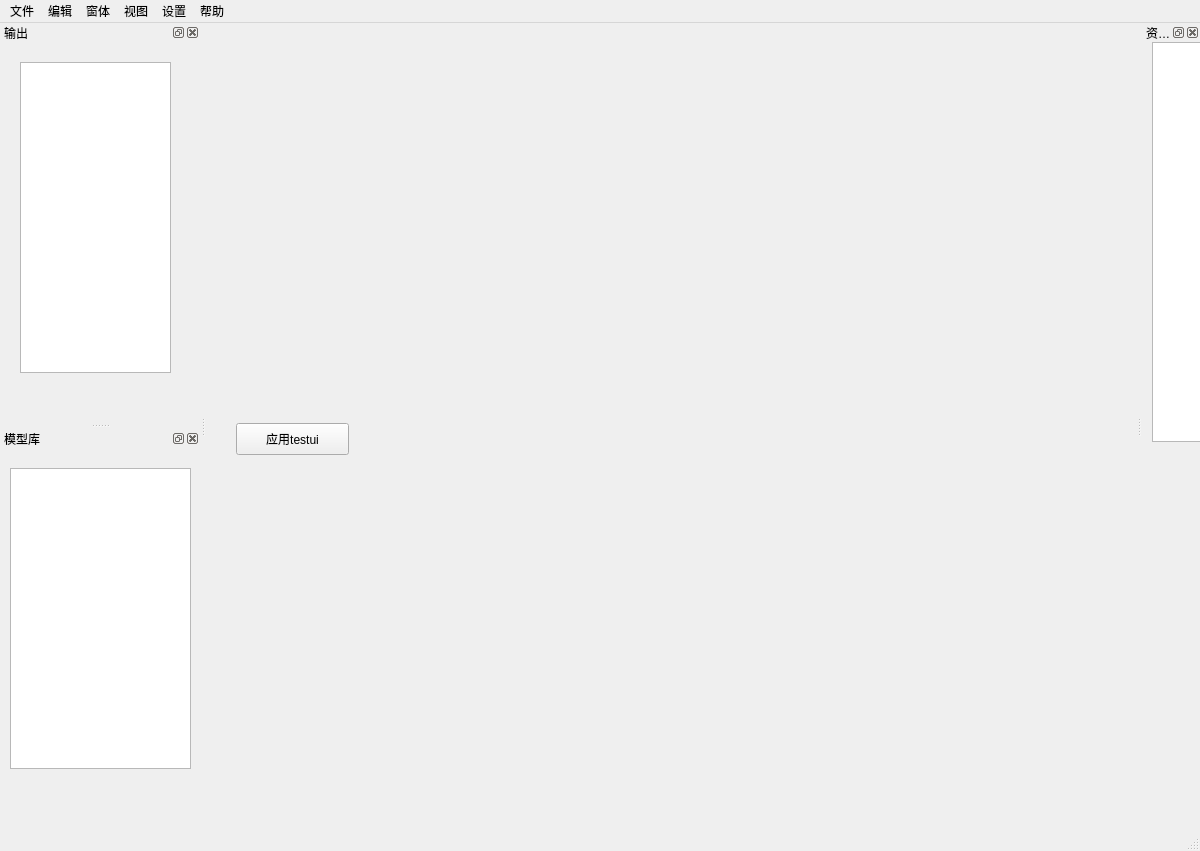
<?xml version="1.0" encoding="UTF-8"?>
<ui version="4.0">
 <class>Testui</class>
 <widget class="QMainWindow" name="Testui">
  <property name="geometry">
   <rect>
    <x>0</x>
    <y>0</y>
    <width>1200</width>
    <height>846</height>
   </rect>
  </property>
  <property name="windowTitle">
   <string>新建场景</string>
  </property>
  <widget class="QWidget" name="centralwidget">
   <widget class="QPushButton" name="pushButton">
    <property name="geometry">
     <rect>
      <x>30</x>
      <y>400</y>
      <width>113</width>
      <height>32</height>
     </rect>
    </property>
    <property name="text">
     <string>应用testui</string>
    </property>
   </widget>
  </widget>
  <widget class="QMenuBar" name="menubar">
   <property name="geometry">
    <rect>
     <x>0</x>
     <y>0</y>
     <width>1200</width>
     <height>24</height>
    </rect>
   </property>
   <widget class="QMenu" name="menu">
    <property name="title">
     <string>文件</string>
    </property>
    <addaction name="actionactionOpen"/>
    <addaction name="actionSave"/>
    <addaction name="actionQuit"/>
   </widget>
   <widget class="QMenu" name="menu_2">
    <property name="title">
     <string>编辑</string>
    </property>
    <addaction name="actionCancel"/>
    <addaction name="actionCopy"/>
    <addaction name="actionPaste"/>
    <addaction name="actionDelete"/>
    <addaction name="actionClip"/>
   </widget>
   <widget class="QMenu" name="menuc">
    <property name="title">
     <string>窗体</string>
    </property>
    <addaction name="actionNew"/>
   </widget>
   <widget class="QMenu" name="menu_3">
    <property name="title">
     <string>视图</string>
    </property>
    <addaction name="actionFullScreen"/>
    <addaction name="actionNormal"/>
   </widget>
   <widget class="QMenu" name="menu_4">
    <property name="title">
     <string>设置</string>
    </property>
    <addaction name="actionForward"/>
   </widget>
   <widget class="QMenu" name="menu_5">
    <property name="title">
     <string>帮助</string>
    </property>
    <addaction name="action_Qt"/>
    <addaction name="action_outApp"/>
   </widget>
   <addaction name="menu"/>
   <addaction name="menu_2"/>
   <addaction name="menuc"/>
   <addaction name="menu_3"/>
   <addaction name="menu_4"/>
   <addaction name="menu_5"/>
  </widget>
  <widget class="QStatusBar" name="statusbar"/>
  <widget class="QDockWidget" name="dockWidget">
   <property name="minimumSize">
    <size>
     <width>200</width>
     <height>400</height>
    </size>
   </property>
   <property name="windowTitle">
    <string>输出</string>
   </property>
   <attribute name="dockWidgetArea">
    <number>1</number>
   </attribute>
   <widget class="QWidget" name="dockWidgetContents">
    <widget class="QTableWidget" name="tableWidget">
     <property name="geometry">
      <rect>
       <x>20</x>
       <y>20</y>
       <width>151</width>
       <height>311</height>
      </rect>
     </property>
    </widget>
   </widget>
  </widget>
  <widget class="QDockWidget" name="dockWidget_2">
   <property name="windowTitle">
    <string>资源树</string>
   </property>
   <attribute name="dockWidgetArea">
    <number>2</number>
   </attribute>
   <widget class="QWidget" name="dockWidgetContents_2">
    <widget class="QTableWidget" name="tableWidget_2">
     <property name="geometry">
      <rect>
       <x>10</x>
       <y>0</y>
       <width>200</width>
       <height>400</height>
      </rect>
     </property>
     <property name="minimumSize">
      <size>
       <width>200</width>
       <height>400</height>
      </size>
     </property>
    </widget>
   </widget>
  </widget>
  <widget class="QDockWidget" name="dockWidget_3">
   <property name="minimumSize">
    <size>
     <width>200</width>
     <height>400</height>
    </size>
   </property>
   <property name="windowTitle">
    <string>模型库</string>
   </property>
   <attribute name="dockWidgetArea">
    <number>1</number>
   </attribute>
   <widget class="QWidget" name="dockWidgetContents_3">
    <widget class="QTableWidget" name="tableWidget_4">
     <property name="geometry">
      <rect>
       <x>10</x>
       <y>20</y>
       <width>181</width>
       <height>301</height>
      </rect>
     </property>
    </widget>
   </widget>
  </widget>
  <action name="actionactionOpen">
   <property name="icon">
    <iconset resource="TestUI.qrc">
     <normaloff>:/Resources/icon/folder-open.png</normaloff>:/Resources/icon/folder-open.png</iconset>
   </property>
   <property name="text">
    <string>打开</string>
   </property>
   <property name="toolTip">
    <string>打开</string>
   </property>
  </action>
  <action name="actionSave">
   <property name="icon">
    <iconset resource="TestUI.qrc">
     <normaloff>:/Resources/icon/save.png</normaloff>:/Resources/icon/save.png</iconset>
   </property>
   <property name="text">
    <string>保存</string>
   </property>
   <property name="toolTip">
    <string>保存</string>
   </property>
   <property name="shortcut">
    <string>Ctrl+S</string>
   </property>
  </action>
  <action name="actionQuit">
   <property name="icon">
    <iconset resource="TestUI.qrc">
     <normaloff>:/Resources/icon/remove.png</normaloff>:/Resources/icon/remove.png</iconset>
   </property>
   <property name="text">
    <string>退出</string>
   </property>
   <property name="toolTip">
    <string>退出</string>
   </property>
   <property name="shortcut">
    <string>Ctrl+Q</string>
   </property>
  </action>
  <action name="actionFullScreen">
   <property name="checkable">
    <bool>true</bool>
   </property>
   <property name="icon">
    <iconset resource="TestUI.qrc">
     <normaloff>:/Resources/icon/fullscreen.png</normaloff>:/Resources/icon/fullscreen.png</iconset>
   </property>
   <property name="text">
    <string>全屏</string>
   </property>
   <property name="toolTip">
    <string>全屏</string>
   </property>
   <property name="shortcut">
    <string>Ctrl+F</string>
   </property>
  </action>
  <action name="actionNormal">
   <property name="icon">
    <iconset resource="TestUI.qrc">
     <normaloff>:/Resources/icon/rotate-right.png</normaloff>:/Resources/icon/rotate-right.png</iconset>
   </property>
   <property name="text">
    <string>默认大小</string>
   </property>
   <property name="toolTip">
    <string>默认大小</string>
   </property>
  </action>
  <action name="actionCancel">
   <property name="icon">
    <iconset resource="TestUI.qrc">
     <normaloff>:/Resources/icon/rotate-left.png</normaloff>:/Resources/icon/rotate-left.png</iconset>
   </property>
   <property name="text">
    <string>撤销</string>
   </property>
   <property name="toolTip">
    <string>撤销</string>
   </property>
  </action>
  <action name="action_Qt">
   <property name="text">
    <string>关于QT</string>
   </property>
   <property name="toolTip">
    <string>关于Qt</string>
   </property>
  </action>
  <action name="action_outApp">
   <property name="text">
    <string>关于</string>
   </property>
   <property name="toolTip">
    <string>关于软件</string>
   </property>
  </action>
  <action name="actionCopy">
   <property name="icon">
    <iconset resource="TestUI.qrc">
     <normaloff>:/Resources/icon/paste.png</normaloff>:/Resources/icon/paste.png</iconset>
   </property>
   <property name="text">
    <string>复制</string>
   </property>
   <property name="toolTip">
    <string>复制</string>
   </property>
   <property name="shortcut">
    <string>Ctrl+C</string>
   </property>
  </action>
  <action name="actionPaste">
   <property name="icon">
    <iconset resource="TestUI.qrc">
     <normaloff>:/Resources/icon/paste.png</normaloff>:/Resources/icon/paste.png</iconset>
   </property>
   <property name="text">
    <string>粘贴</string>
   </property>
   <property name="toolTip">
    <string>粘贴</string>
   </property>
   <property name="shortcut">
    <string>Ctrl+V</string>
   </property>
  </action>
  <action name="actionDelete">
   <property name="icon">
    <iconset resource="TestUI.qrc">
     <normaloff>:/Resources/icon/remove.png</normaloff>:/Resources/icon/remove.png</iconset>
   </property>
   <property name="text">
    <string>删除</string>
   </property>
   <property name="toolTip">
    <string>删除</string>
   </property>
   <property name="shortcut">
    <string>Ctrl+V</string>
   </property>
  </action>
  <action name="actionClip">
   <property name="icon">
    <iconset resource="TestUI.qrc">
     <normaloff>:/Resources/icon/cut.png</normaloff>:/Resources/icon/cut.png</iconset>
   </property>
   <property name="text">
    <string>剪切</string>
   </property>
   <property name="toolTip">
    <string>剪切</string>
   </property>
   <property name="shortcut">
    <string>Ctrl+X</string>
   </property>
  </action>
  <action name="actionNew">
   <property name="icon">
    <iconset resource="TestUI.qrc">
     <normaloff>:/Resources/icon/file-text-o.png</normaloff>:/Resources/icon/file-text-o.png</iconset>
   </property>
   <property name="text">
    <string>新建</string>
   </property>
   <property name="toolTip">
    <string>新建</string>
   </property>
  </action>
  <action name="actionForward">
   <property name="icon">
    <iconset resource="TestUI.qrc">
     <normaloff>:/Resources/icon/reply.png</normaloff>:/Resources/icon/reply.png</iconset>
   </property>
   <property name="text">
    <string>后退</string>
   </property>
   <property name="toolTip">
    <string>后退</string>
   </property>
  </action>
 </widget>
 <resources>
  <include location="TestUI.qrc"/>
 </resources>
 <connections/>
</ui>
